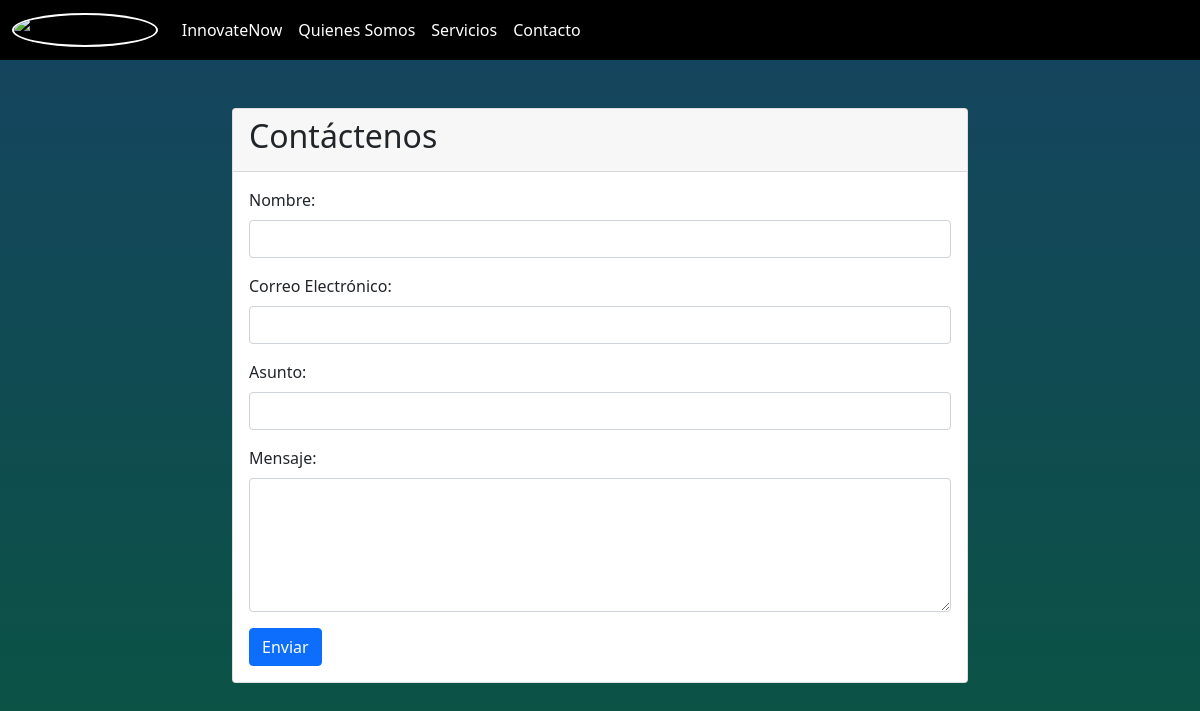
The app's page /Innovacion/contacto with its own data.
### Innovacion/models.py (models this page shows)
class Navbar(models.Model):
	id_navbar = models.AutoField(db_column="idNavbar", primary_key=True)
	nombre = models.CharField(max_length=50)
	url = models.CharField(max_length=100)

### Innovacion/views.py (the view)
# urls.py: path('contacto', views.contacto, name='contacto'),
def contacto(request):
    Navbars = Navbar.objects.all()
    context = {
        "Navbars": Navbars
    }
    if request.method == 'POST':
        form = contactoForm(request.POST)
        if form.is_valid():
            form.save()
            return redirect('success')
    else:
        form = contactoForm()
    context.update({'form': form})
    return render(request, 'Innovacion/contacto.html', context)

### Innovacion/forms.py
class contactoForm(forms.ModelForm):
    class Meta:
        model = Contacto
        fields = ['nombre', 'correo', 'asunto','mensaje']

### Innovacion/templates/Innovacion/contacto.html (shortened to what this page needs)
<!DOCTYPE html>
<html lang="en">
<head>
    <link href="https://cdn.jsdelivr.net/npm/bootstrap@5.0.2/dist/css/bootstrap.min.css" rel="stylesheet">
</head>
<body style="background-image: linear-gradient(to bottom, #154360, #0b5345);">
  <nav class="navbar navbar-expand-lg navbar-light" style="background-color: black">
    <div class="container-fluid">
      <a class="navbar-brand" href="/Innovacion/home">
        <img src="https://i.imgur.com/sHdeQcC.jpeg" alt="InnovateNow" style="height: 60px; width: 60px; border-radius: 50%; border: 2px solid white;">
      </a>
      <div class="collapse navbar-collapse" id="navbarSupportedContent">
        <ul class="navbar-nav me-auto mb-2 mb-lg-0">
          {% for Navbar in Navbars %}
          <li class="nav-item">
            <a class="nav-link active" aria-current="page" href="{{Navbar.url}}" style="color: white;">{{Navbar.nombre}}</a>
          </li>
          {% endfor %}
        </ul>
      </div>
    </div>
  </nav>
      <div class="container">
        <div class="row justify-content-center my-5">
            <div class="col-md-8">
                <div class="card">
                    <div class="card-header">
                        <h2>Contáctenos</h2>
                    </div>
                    <div class="card-body">
                        <form method="post">
                            <div class="mb-3">
                                <label for="nombre" class="form-label">Nombre:</label>
                                <input type="text" class="form-control" id="nombre" name="nombre" required>
                            </div>
                            <div class="mb-3">
                                <label for="email" class="form-label">Correo Electrónico:</label>
                                <input type="email" class="form-control" id="correo" name="correo" required>
                            </div>
                            <div class="mb-3">
                                <label for="asunto" class="form-label">Asunto:</label>
                                <input type="text" class="form-control" id="asunto" name="asunto" required>
                            </div>
                            <div class="mb-3">
                                <label for="mensaje" class="form-label">Mensaje:</label>
                                <textarea class="form-control" id="mensaje" name="mensaje" rows="5" required></textarea>
                            </div>
                            <button type="submit" class="btn btn-primary">Enviar</button>
                        </form>
                    </div>
                </div>
            </div>
        </div>
      </div>
</body>
</html>

### records on screen
Navbar: nombre "InnovateNow"
Navbar: nombre "Quienes Somos"
Navbar: nombre "Servicios"
Navbar: nombre "Contacto"
